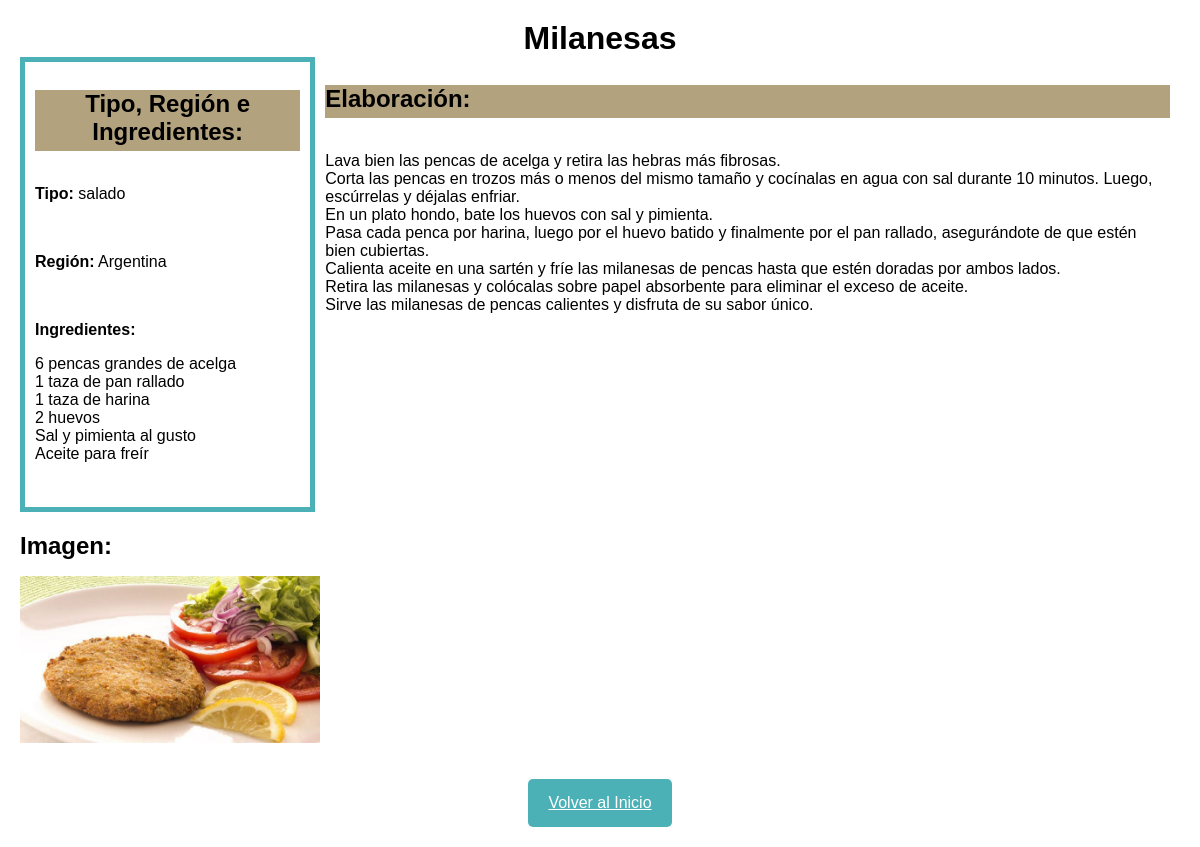
The app's page /login/leer_una_inicio.php?id=6 with its own data.
### tables this page shows
CREATE TABLE `recetas` (
  `id_r` int(11) NOT NULL,
  `nombre_r` varchar(30) DEFAULT NULL,
  `ingredientes` varchar(1000) DEFAULT NULL,
  `elaboracion` varchar(5000) DEFAULT NULL,
  `imagen` varchar(512) DEFAULT NULL,
  `id_tipo` int(11) DEFAULT NULL,
  `id_region` int(11) NOT NULL,
  `usuario` varchar(40) NOT NULL
);

CREATE TABLE `tipos` (
  `id_tipo` int(11) NOT NULL,
  `nombre_t` varchar(30) DEFAULT NULL
);

CREATE TABLE `region` (
  `id_region` int(11) NOT NULL,
  `pais` varchar(30) DEFAULT NULL
);

### login/leer_una_inicio.php (the view, shortened to what this page needs)
<!DOCTYPE HTML>
<html>
<head>
    <link rel="stylesheet" href="../css/estilo.css">
</head>
<body>
        <?php
            $id=isset($_GET['id']) ? $_GET['id'] : die('ERROR: El ID de la receta no se encuentra.');
            include '..\Configuracion\bd_r.php';
            try {
                $consulta = "SELECT recetas.*, tipos.nombre_t, region.pais, recetas.nombre_r, recetas.ingredientes, recetas.elaboracion FROM recetas
                INNER JOIN tipos ON recetas.id_tipo = tipos.id_tipo INNER JOIN region on recetas.id_region = region.id_region WHERE recetas.id_r =  ? LIMIT 0,1";
                $sentencia = $con->prepare( $consulta);
                $sentencia->bindParam(1, $id);
                $sentencia->execute();
                $fila = $sentencia->fetch(PDO::FETCH_ASSOC);
                $nombre_r = $fila['nombre_r'];
                $ingredientes = $fila['ingredientes'];
                $elaboracion = $fila['elaboracion'];
                $tipo = $fila['nombre_t'];
                $region = $fila['pais'];
                $imagen = htmlspecialchars($fila['imagen'], ENT_QUOTES);
            }
            catch(PDOException $exception){
                die('ERROR: ' . $exception->getMessage());
            }
        ?>
        <div class="contenedor-leer">
        <div class="encabezado-pagina">
            <h1><?php echo htmlspecialchars($nombre_r, ENT_QUOTES);?></h1>
        </div>
        <div class="contenedor-datos">
             <div class="datos-receta">
                <h2>Tipo, Región e Ingredientes:</h2>
                <p><strong>Tipo:</strong> <?php echo htmlspecialchars($tipo, ENT_QUOTES); ?></p>
                <p><strong>Región:</strong> <?php echo htmlspecialchars($region, ENT_QUOTES); ?></p>
                <p><strong>Ingredientes:</strong></p> <p><?php echo htmlspecialchars($ingredientes, ENT_QUOTES); ?></p>
            </div>
            <div class="elaboracion">
                <h2>Elaboración:</h2>
                <p><?php echo htmlspecialchars($elaboracion, ENT_QUOTES); ?></p>
            </div>
        </div>
        <div class="pie1">
            <h2>Imagen:</h2>
            <p>
                <?php echo $imagen ? "<img src='../recetas/cargas/{$imagen}' style='width:300px;' />" : "No se encontró imagen."; ?>
            </p>
        </div>
        <div class="pie">
            <a href='login.php' class='boton-peligro'>Volver al Inicio</a>
        </div>
    </div>
</body>
</html>

### css/estilo.css (style rules this page uses)
* { box-sizing: border-box; font-family: Verdana, Geneva, Tahoma, sans-serif; }
body { font-family: Verdana, Geneva, Tahoma, sans-serif; margin:0; }
h1,h2,h3, h4, h5, h6 { margin: 0; }
img { display: block; width:100%; max-width: 100%; }
.contenedor-leer { margin: 20px; display: flex; flex-direction: column; }
.encabezado-pagina { text-align: center; }
.datos-receta { padding: 10px; margin-bottom: 20px; white-space: pre-line; border: 5px solid #4bb1b6; }
.datos-receta h2 { margin-top: 0; padding-bottom: 5px; background-color: #B3A27E; text-align: center; }
.contenedor-datos { display: flex; flex-direction: row; justify-content: space-between; }
.elaboracion { padding: 10px; margin-bottom: 20px; white-space: pre-line; }
.elaboracion h2 { margin-top: 0; padding-bottom: 5px; background-color: #B3A27E; color: bold; }
.pie { text-align: center; }
.boton-peligro { display: inline-block; padding: 10px 20px; font-family: inherit; margin-top: 20px; padding: 15px 20px; border: none; outline: none; color: white; border-radius: 5px; background-color:#4bb1b6; cursor: pointer; }

### records on screen
recetas: nombre_r "Milanesas", id_tipo.nombre_t "salado", id_region.pais "Argentina", ingredientes "6 pencas grandes de acelga 1 taza de pan rallado 1 taza de harina 2 huevos Sal y pimienta al gusto Aceite para freír", elaboracion "Lava bien las pencas de acelga y retira las hebras más fibrosas. Corta las pencas en trozos más o menos del mismo tamaño y cocínalas en agua con sal durante 10 minutos. Luego, escúrrelas y déjalas enfriar. En un plato hondo, bate los huevos con sal y pimienta. Pasa cada penca por harina, luego por el huevo batido y finalmente por el pan rallado, asegurándote de que estén bien cubiertas. Calienta aceite en una sartén y fríe las milanesas de pencas hasta que estén doradas por ambos lados. Retira las milanesas y colócalas sobre papel absorbente para eliminar el exceso de aceite. Sirve las milanesas de pencas calientes y disfruta de su sabor único.", imagen (picture)
